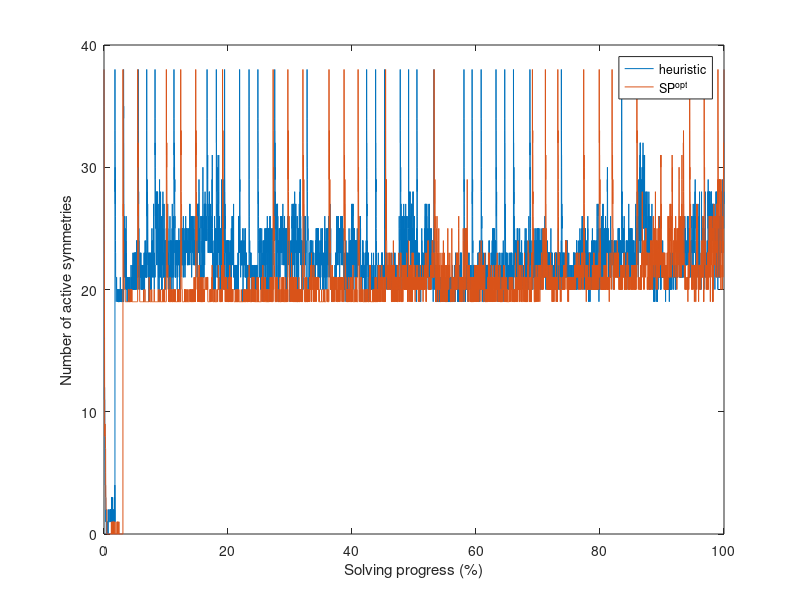

This chart was generated by the following MATLAB code:
heur = csvread('activity_heur_fpga10_11_uns_rcr.csv');
spopt = csvread('activity_spopt_fpga10_11_uns_rcr.csv');

heurspace = linspace(0,100, length(heur));
spoptspace = linspace(0,100, length(spopt));

plot(heurspace, heur, spoptspace, spopt)
ylabel('Number of active symmetries')
xlabel('Solving progress (%)')
legend('heuristic', 'SP^{opt}')